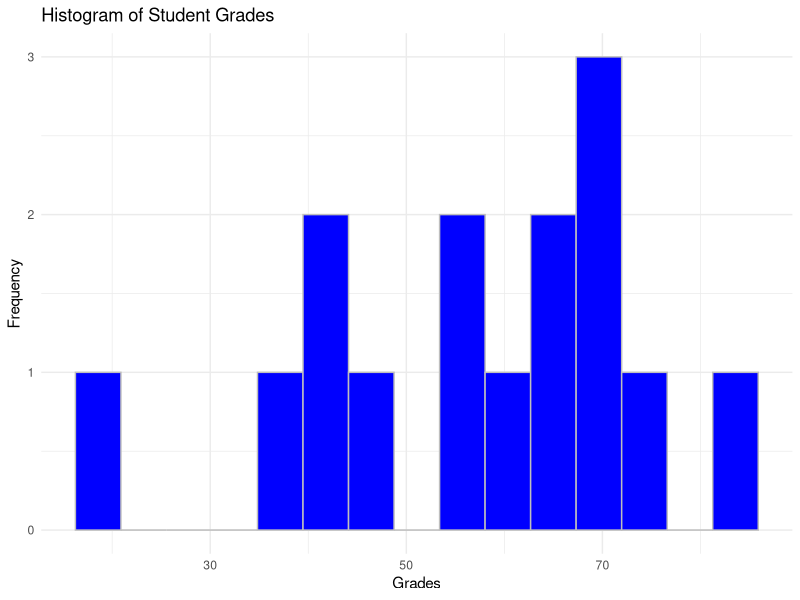
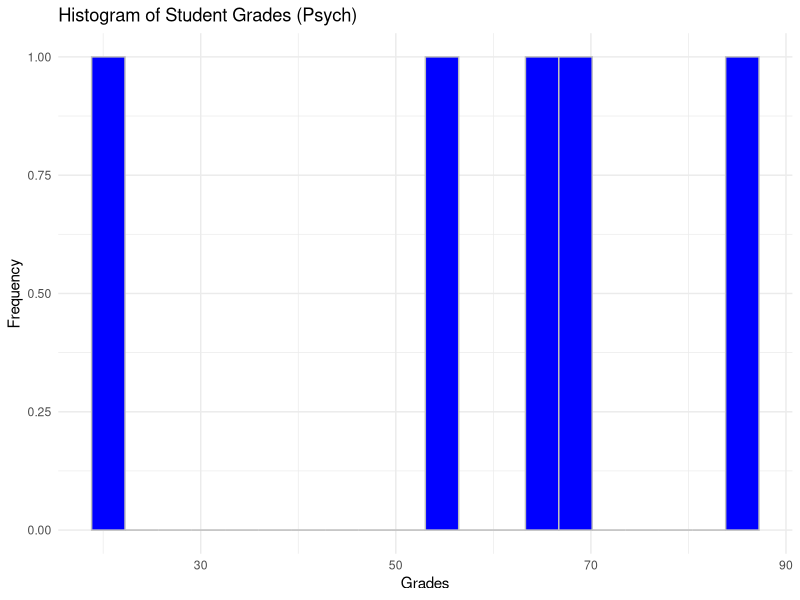
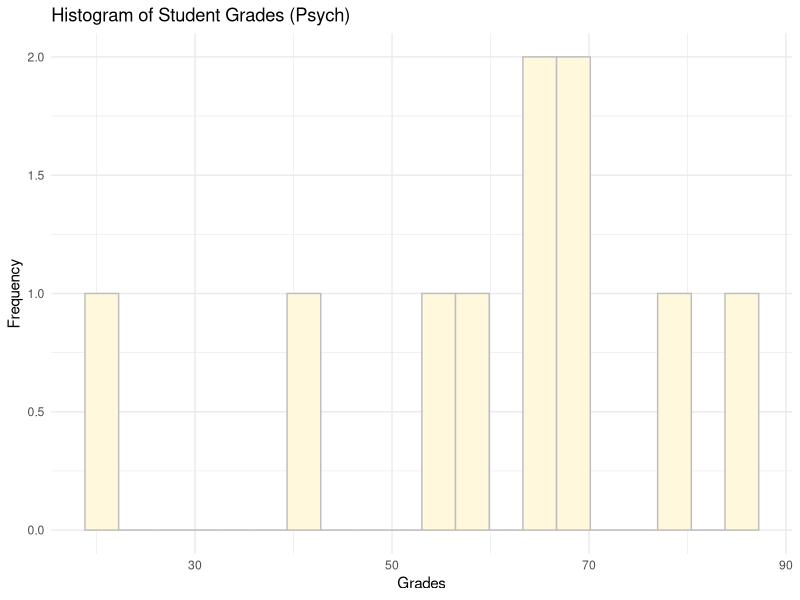
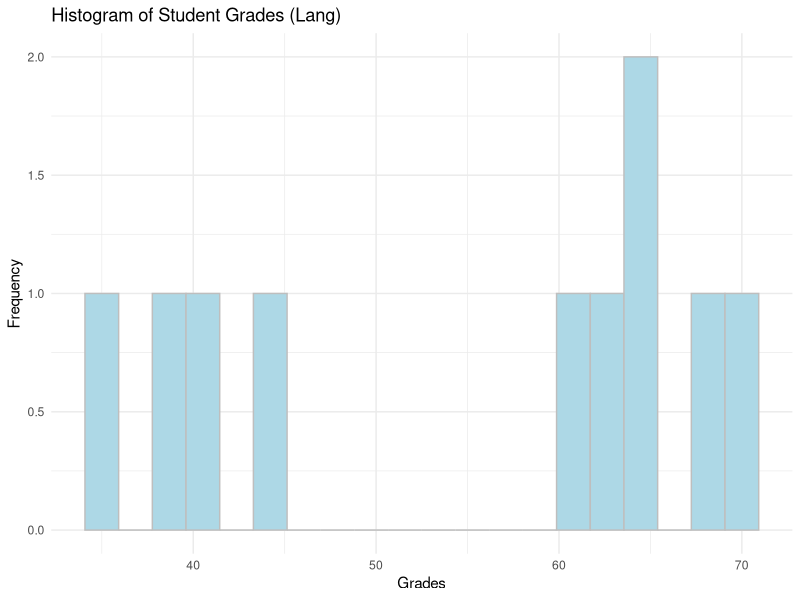
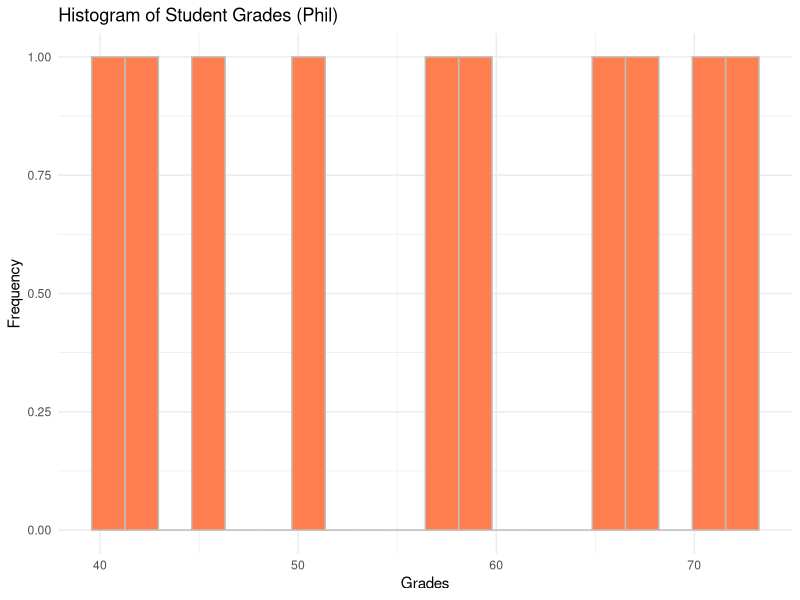

Generate these figures, in order, with R:
## ---- chunk 1
library(tidyverse)
## ---- chunk 2
data_students_1 <- read.csv('data_students_1.csv')
## ---- chunk 3
data_students_2 <- read.table("data_students_2.txt", header = TRUE) # Note that we add the header TRUE which will read the first line in the file as the column names.
## ---- chunk 4
library(foreign) 
data_students_3 <- read.dta('data_students_3.dta')
## ---- chunk 5
head(data_students_1)
## ---- chunk 6
head(data_students_2)
## ---- chunk 7
# Full join
students_grades_prog <- full_join(data_students_1, data_students_2, by = c('ID')) # We can specify the unqiue variable we use to match the datasets via the 'by =' argument.
## ---- chunk 8
head(students_grades_prog)
## ---- chunk 9
# Sort in ascending order (default option)
students_grades_prog %>%
  arrange(grades) 
## ---- chunk 10
# Sort in descending order (add 'desc')
students_grades_prog %>%
  arrange(desc(grades))
## ---- chunk 11
# Sort in ascending order by programme (just remove desc())
students_grades_prog %>%
  arrange(programme) 
## ---- chunk 12
# All grades 
students_grades_prog %>%
  summarise(mean = mean(grades),
            median = median(grades),
            sd = sd(grades))
## ---- chunk 13
# Group grades by programme
students_grades_prog %>%
  group_by(programme) %>%
  summarise(mean = mean(grades),
            median = median(grades),
            sd = sd(grades))
## ---- chunk 14
# Check programme 'psych'
students_grades_prog %>%
  filter(programme == 'psych') %>%
  summarise(mean_psych = mean(grades),
            median_psych = median(grades),
            sd_psych = sd(grades))
## ---- chunk 15
# Check programme 'lang'
students_grades_prog %>%
  filter(programme == 'lang') %>%
  summarise(mean_lang = mean(grades),
            median_lang = median(grades),
            sd_lang = sd(grades))
## ---- chunk 16
# Check programme 'phil'
students_grades_prog %>%
  filter(programme == 'phil') %>%
  summarise(mean_phil = mean(grades),
            median_phil = median(grades),
            sd_phil = sd(grades))
## ---- chunk 17
# Check programme 'psych', grades > 50
students_grades_prog %>%
  filter(programme == 'phil', grades > 50) %>%
  summarise(mean_phil = mean(grades),
            median_phil = median(grades),
            sd_phil = sd(grades))
## ---- chunk 18
# Check programme 'psych' grades above 70 or below 40
students_grades_prog %>%
  filter(programme == 'psych') %>%
  filter(grades > 70 | grades < 40) # Take a note of how we use '|' to specify OR.
## ---- chunk 19
# Group programmes and check for extreme values
students_grades_prog %>%
  group_by(programme) %>%
  filter(grades > 80 | grades < 40) 
## ---- chunk 20
# Visualise
ggplot(data = students_grades_prog, aes(x = grades)) + 
  geom_histogram(bins = 15, color = 'grey', fill = 'blue') + 
  labs(x = 'Grades', y = 'Frequency', title = 'Histogram of Student Grades') + 
  theme_minimal()
## ---- chunk 21
# Example for psych only
ggplot(data = subset(students_grades_prog, programme %in% c('psych')), aes(x = grades)) +
  geom_histogram(bins = 20, color = 'grey', fill = 'blue') + 
  labs(x = 'Grades', y = 'Frequency', title = 'Histogram of Student Grades (Psych)') + 
  theme_minimal()
## ---- chunk 22
write.csv(students_grades_prog, 'student_grades_prog.csv') # Note how we first specify the object we want to save and then the name of the file including the extension '.csv'.
## ---- chunk 23
library(tidyverse)
library(foreign)
## ---- chunk 24
# Dataset 1
data_students_1 <- read.csv('data_students_1.csv')
head(data_students_1)
## ---- chunk 25
# Dataset 2
data_students_2 <- read.table("data_students_2.txt", header = TRUE) 
head(data_students_2)
## ---- chunk 26
# Dataset 3
data_students_3 <- read.dta('data_students_3.dta')
head(data_students_3)
# Or
data_students_3 <- read.csv('data_students_3.csv')
head(data_students_3)
## ---- chunk 27
# Dataset 1 + Dataset 2
students_grades_prog <- full_join(data_students_1, data_students_2, by = c('ID')) # We can specify the unqiue variable we use to match the datasets via the 'by =' argument.
## ---- chunk 28
# + Dataset 3
students_grades_prog_all <- full_join(students_grades_prog, data_students_3) # Please note that we do not need to specify a unique identifier here as we just want to match data by columns and R is clever enough to know what to do.
head(students_grades_prog_all)
## ---- chunk 29
students_grades_prog_all %>%
  group_by(programme) %>%
  summarise(mean = mean(grades),
            median = median(grades),
            sd = sd(grades))
## ---- chunk 30
# Psych
ggplot(data = subset(students_grades_prog_all, programme %in% c('psych')), aes(x = grades)) +
  geom_histogram(bins = 20, color = 'grey', fill = 'cornsilk') + 
  labs(x = 'Grades', y = 'Frequency', title = 'Histogram of Student Grades (Psych)') + 
  theme_minimal()
## ---- chunk 31
# Lang
ggplot(data = subset(students_grades_prog_all, programme %in% c('lang')), aes(x = grades)) +
  geom_histogram(bins = 20,color = 'grey', fill = 'lightblue') + 
  labs(x = 'Grades', y = 'Frequency', title = 'Histogram of Student Grades (Lang)') + 
  theme_minimal()
## ---- chunk 32
# Phil
ggplot(data = subset(students_grades_prog_all, programme %in% c('phil')), aes(x = grades)) +
  geom_histogram(bins = 20, color = 'grey', fill = 'coral') + 
  labs(x = 'Grades', y = 'Frequency', title = 'Histogram of Student Grades (Phil)') + 
  theme_minimal()
## ---- chunk 33
# Filter for grades above 70
students_grades_prog_all %>%
  filter(grades > 70)
## ---- chunk 34
# Mean and median for grades above 70
students_grades_prog_all %>%
  filter(grades > 65)  %>%
  summarise(mean_above_65 = mean(grades),
            median_above_65 = median(grades))

## ---- chunk 35
# Phil grades between 40 and 50
students_grades_prog_all %>%
  filter(programme == 'phil') %>%
  filter(grades > 40 & grades < 50) # Note that we use '&' to specify that we want grades both less than 50 and more than 40.
## ---- chunk 36
# Only phil arranged
students_grades_prog_all %>%
  filter(programme == 'phil') %>%
  arrange(desc(grades))
## ---- chunk 37
# Only lang arranged 
students_grades_prog_all %>%
  filter(programme == 'lang')  %>%
  arrange(grades)
